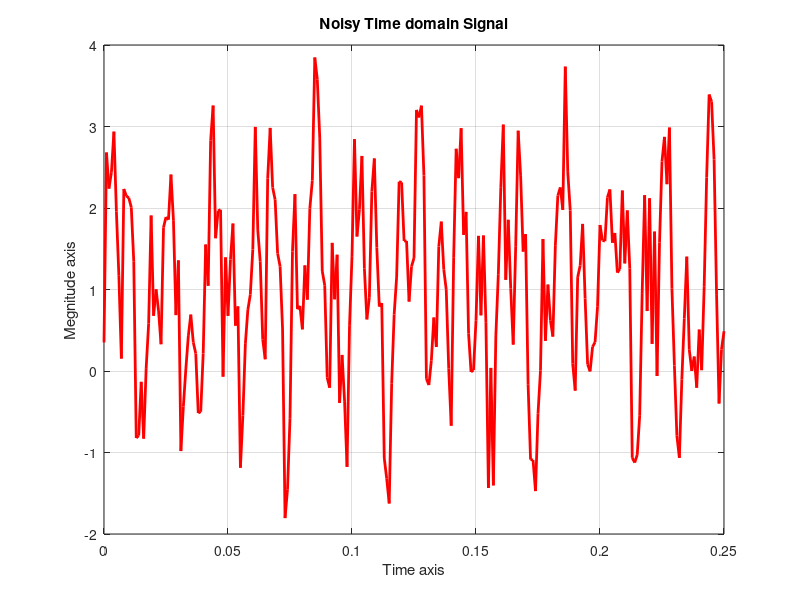

The MATLAB script that drew this image:
clc
clear all
close all
t=0:1/1000:0.25;
f1=50;
f2=120;
x=sin(2*pi*f1*t)+sin(2*pi*f2*t);
y=x+2*rand(size(t));             %noise added by standard divation of 2.
figure
plot(t,y,'r','Linewidth',2);
title('Noisy Time domain Signal');
xlabel('Time axis');
ylabel('Megnitude axis');
grid on;